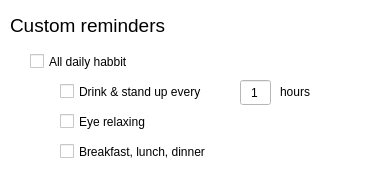
<?xml version="1.0" encoding="UTF-8"?>
<ui version="4.0">
 <class>Dialog</class>
 <widget class="QDialog" name="Dialog">
  <property name="geometry">
   <rect>
    <x>0</x>
    <y>0</y>
    <width>385</width>
    <height>185</height>
   </rect>
  </property>
  <property name="windowTitle">
   <string>Dialog</string>
  </property>
  <property name="styleSheet">
   <string notr="true">background-color: rgb(255, 255, 255);</string>
  </property>
  <widget class="QCheckBox" name="chk_0_drink_stand">
   <property name="geometry">
    <rect>
     <x>60</x>
     <y>80</y>
     <width>361</width>
     <height>23</height>
    </rect>
   </property>
   <property name="text">
    <string>Drink &amp;&amp; stand up every</string>
   </property>
  </widget>
  <widget class="QCheckBox" name="chk_0_eye_relax">
   <property name="geometry">
    <rect>
     <x>60</x>
     <y>110</y>
     <width>261</width>
     <height>23</height>
    </rect>
   </property>
   <property name="text">
    <string>Eye relaxing</string>
   </property>
  </widget>
  <widget class="QCheckBox" name="chk_0_main_meals">
   <property name="geometry">
    <rect>
     <x>60</x>
     <y>140</y>
     <width>261</width>
     <height>23</height>
    </rect>
   </property>
   <property name="text">
    <string>Breakfast, lunch, dinner</string>
   </property>
  </widget>
  <widget class="QCheckBox" name="chk_all_habits">
   <property name="geometry">
    <rect>
     <x>30</x>
     <y>50</y>
     <width>281</width>
     <height>23</height>
    </rect>
   </property>
   <property name="text">
    <string>All daily habbit</string>
   </property>
  </widget>
  <widget class="QLabel" name="lb_title">
   <property name="geometry">
    <rect>
     <x>10</x>
     <y>0</y>
     <width>381</width>
     <height>51</height>
    </rect>
   </property>
   <property name="font">
    <font>
     <pointsize>14</pointsize>
    </font>
   </property>
   <property name="styleSheet">
    <string notr="true"/>
   </property>
   <property name="text">
    <string>Custom reminders</string>
   </property>
  </widget>
  <widget class="QLabel" name="label">
   <property name="geometry">
    <rect>
     <x>280</x>
     <y>80</y>
     <width>51</width>
     <height>23</height>
    </rect>
   </property>
   <property name="text">
    <string>hours</string>
   </property>
  </widget>
  <widget class="QLineEdit" name="ln_interval">
   <property name="geometry">
    <rect>
     <x>240</x>
     <y>80</y>
     <width>31</width>
     <height>25</height>
    </rect>
   </property>
   <property name="text">
    <string>1</string>
   </property>
   <property name="alignment">
    <set>Qt::AlignCenter</set>
   </property>
  </widget>
  <widget class="QPushButton" name="bt_exit">
   <property name="geometry">
    <rect>
     <x>340</x>
     <y>10</y>
     <width>30</width>
     <height>30</height>
    </rect>
   </property>
   <property name="maximumSize">
    <size>
     <width>30</width>
     <height>30</height>
    </size>
   </property>
   <property name="toolTip">
    <string>Close</string>
   </property>
   <property name="styleSheet">
    <string notr="true"/>
   </property>
   <property name="text">
    <string/>
   </property>
   <property name="flat">
    <bool>true</bool>
   </property>
  </widget>
 </widget>
 <resources/>
 <connections/>
</ui>
